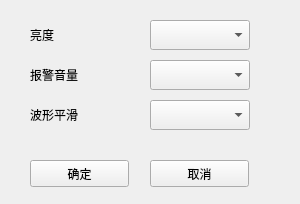
<?xml version="1.0" encoding="UTF-8"?>
<ui version="4.0">
 <class>Set_qita</class>
 <widget class="QWidget" name="Set_qita">
  <property name="geometry">
   <rect>
    <x>0</x>
    <y>0</y>
    <width>300</width>
    <height>204</height>
   </rect>
  </property>
  <property name="windowTitle">
   <string>其他设置</string>
  </property>
  <widget class="QComboBox" name="comboBox_2">
   <property name="geometry">
    <rect>
     <x>150</x>
     <y>20</y>
     <width>100</width>
     <height>30</height>
    </rect>
   </property>
   <property name="maxVisibleItems">
    <number>10</number>
   </property>
  </widget>
  <widget class="QLabel" name="label_8">
   <property name="geometry">
    <rect>
     <x>30</x>
     <y>25</y>
     <width>70</width>
     <height>20</height>
    </rect>
   </property>
   <property name="text">
    <string>亮度</string>
   </property>
  </widget>
  <widget class="QLabel" name="label">
   <property name="geometry">
    <rect>
     <x>30</x>
     <y>65</y>
     <width>70</width>
     <height>20</height>
    </rect>
   </property>
   <property name="text">
    <string>报警音量</string>
   </property>
  </widget>
  <widget class="QComboBox" name="comboBox">
   <property name="geometry">
    <rect>
     <x>150</x>
     <y>60</y>
     <width>100</width>
     <height>30</height>
    </rect>
   </property>
   <property name="maxVisibleItems">
    <number>10</number>
   </property>
  </widget>
  <widget class="QLabel" name="label_2">
   <property name="geometry">
    <rect>
     <x>30</x>
     <y>105</y>
     <width>70</width>
     <height>20</height>
    </rect>
   </property>
   <property name="text">
    <string>波形平滑</string>
   </property>
  </widget>
  <widget class="QComboBox" name="comboBox_3">
   <property name="geometry">
    <rect>
     <x>150</x>
     <y>100</y>
     <width>100</width>
     <height>30</height>
    </rect>
   </property>
   <property name="maxVisibleItems">
    <number>2</number>
   </property>
  </widget>
  <widget class="QPushButton" name="pushButton_2">
   <property name="geometry">
    <rect>
     <x>150</x>
     <y>160</y>
     <width>99</width>
     <height>27</height>
    </rect>
   </property>
   <property name="text">
    <string>取消</string>
   </property>
  </widget>
  <widget class="QPushButton" name="pushButton">
   <property name="geometry">
    <rect>
     <x>30</x>
     <y>160</y>
     <width>99</width>
     <height>27</height>
    </rect>
   </property>
   <property name="text">
    <string>确定</string>
   </property>
  </widget>
 </widget>
 <resources/>
 <connections/>
</ui>
